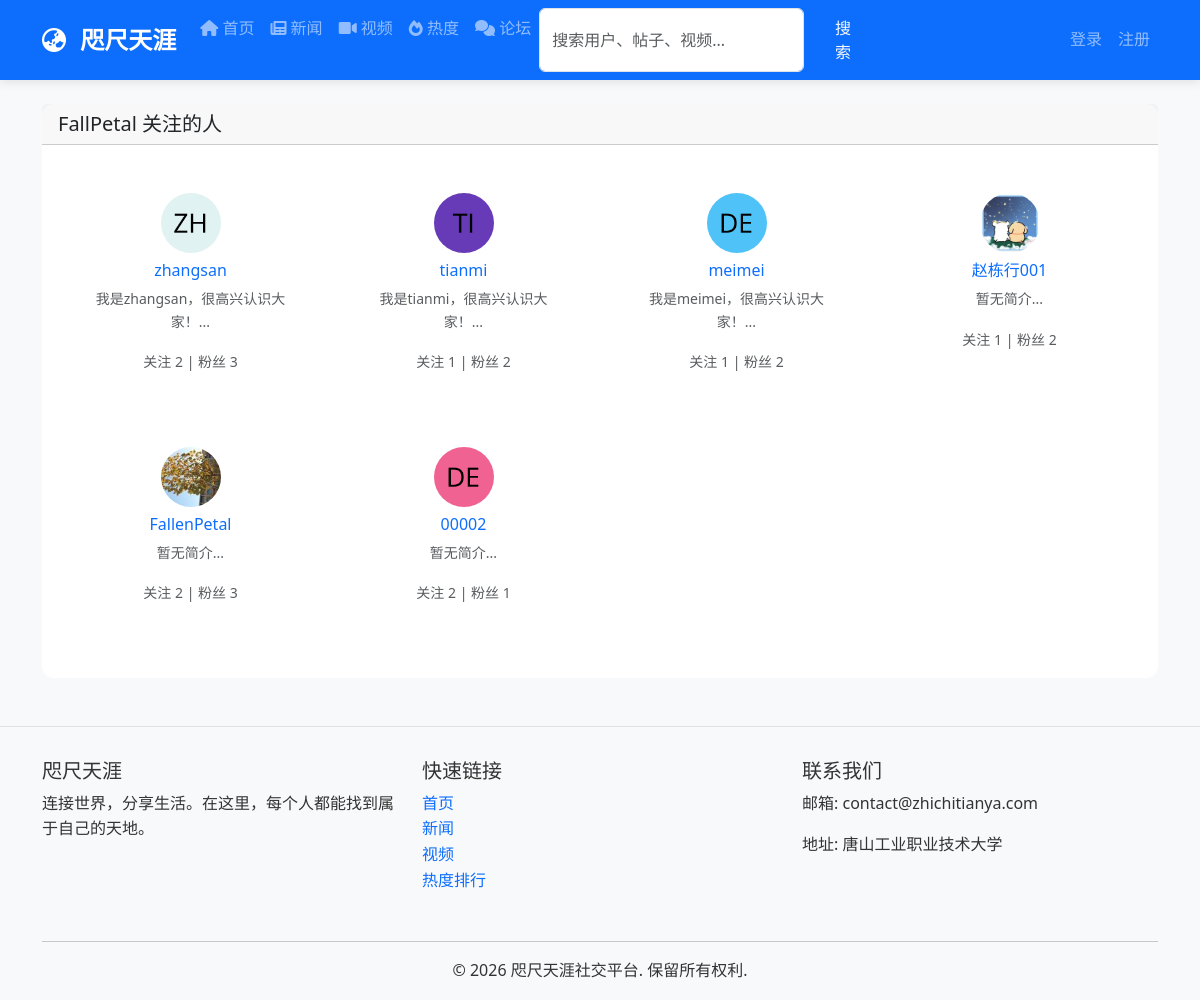
Screenshot of /user/FallPetal/following with the database file from the repository.
### models/__init__.py (models this page shows, shortened)
class User(UserMixin, db.Model):
    __tablename__ = 'users'
    id = db.Column(db.Integer, primary_key=True)
    username = db.Column(db.String(80), unique=True, nullable=False)
    email = db.Column(db.String(120), unique=True, nullable=False)
    password_hash = db.Column(db.String(120), nullable=False)
    avatar = db.Column(db.String(200), default='default_avatar.png')
    bio = db.Column(db.Text, default='')
    location = db.Column(db.String(100))
    website = db.Column(db.String(200))
    is_active = db.Column(db.Boolean, default=True)  # 用户是否被封禁
    is_banned = db.Column(db.Boolean, default=False)  # 是否被完全封禁
    can_post = db.Column(db.Boolean, default=True)    # 是否可以发帖
    can_video = db.Column(db.Boolean, default=True)   # 是否可以发视频
    can_comment = db.Column(db.Boolean, default=True)  # 是否可以评论
    is_admin = db.Column(db.Boolean, default=False)   # 是否为管理员
    join_date = db.Column(FlexibleDateTime, default=datetime.now)
    last_seen = db.Column(FlexibleDateTime, default=datetime.now)
    posts = db.relationship('Post', backref='author',
                            lazy=True, foreign_keys='Post.author_id')
    videos = db.relationship('Video', backref='uploader',
                             lazy=True, foreign_keys='Video.uploader_id')
    comments = db.relationship(
        'Comment', lazy=True, foreign_keys='Comment.author_id')
    sent_messages = db.relationship(
        'Message', backref='sender', lazy=True, foreign_keys='Message.sender_id')
    received_messages = db.relationship(
        'Message', backref='recipient', lazy=True, foreign_keys='Message.recipient_id')
    followers = db.relationship(
        'User', secondary='follows',
        primaryjoin='(Follows.followed_id == User.id)',  # 被关注的人
        secondaryjoin='(Follows.follower_id == User.id)',  # 关注者
        backref=db.backref('followed', lazy='dynamic'),
        lazy='dynamic'
    )
    post_likes = db.relationship('PostLike', backref='user', lazy=True)
    video_likes = db.relationship('VideoLike', backref='user', lazy=True)
    def get_following_count(self):
        return self.followed.count()
    def get_followers_count(self):
        return self.followers.count()

### app.py (the view)
@app.route('/user/<username>/following')
def show_following(username):
    user = User.query.filter_by(username=username).first_or_404()
    following = user.followed.all()
    return render_template('user_list.html', users=following, title=f'{username} 关注的人')

### app.py (called while the page is built)
@app.before_request
def check_user_permissions():
    if current_user.is_authenticated:
        if current_user.is_banned:
            from flask_login import logout_user
            logout_user()
            flash('您的账户已被封禁，请联系管理员解封。', 'danger')
            return redirect(url_for('login'))
        request_path = request.path
        if not current_user.can_post and request_path in ['/create_post', '/edit_post']:
            flash('您的发帖功能已被封禁，请联系管理员解封。', 'danger')
            return redirect(url_for('index'))
        if not current_user.can_video and request_path in ['/upload_video', '/edit_video']:
            flash('您的视频上传功能已被封禁，请联系管理员解封。', 'danger')
            return redirect(url_for('index'))
        if not current_user.can_comment and 'add_comment' in request_path:
            flash('您的评论功能已被封禁，请联系管理员解封。', 'danger')
            return redirect(request.referrer or url_for('index'))

@app.template_global()
def get_avatar_url(avatar_filename):
    if not avatar_filename:
        return "/static/uploads/avatars/default_avatar.png"
    avatar_filename = avatar_filename.replace('/static/uploads/avatars/', '').replace(
        'static/uploads/avatars/', '').replace('uploads/avatars/', '')
    return f"/static/uploads/avatars/{avatar_filename}"

@app.context_processor
def inject_news_utils():
    def get_last_news_update():
        """获取最新新闻的更新时间"""
        latest_news = News.query.order_by(News.timestamp.desc()).first()
        if latest_news:
            return latest_news.timestamp.strftime('%Y-%m-%d %H:%M')
        return None
    return dict(get_last_news_update=get_last_news_update)

### models/__init__.py (called while the page is built, shortened)
    def process_result_value(self, value, dialect):
        if value is None or value == '':
            return datetime.now()  # 使用本地时间
        return value

### templates/user_list.html (shortened to what this page needs)
{% extends "base.html" %}
{% block content %}
<div class="container mt-4">
  <div class="row">
    <div class="col-md-12">
      <div class="card">
        <div class="card-header">
          <h5 class="mb-0">{{ title }}</h5>
        </div>
        <div class="card-body">
          {% if users %}
          <div class="row">
            {% for user in users %}
            <div class="col-md-3 mb-3">
              <div class="card h-100">
                <div class="card-body text-center">
                  <a href="{{ url_for('profile', username=user.username) }}">
                    <img
                      src="{{ get_avatar_url(user.avatar) }}"
                      class="rounded-circle mx-auto mb-2"
                      style="width: 60px; height: 60px; object-fit: cover"
                      alt="头像"
                    />
                  </a>
                  <h6 class="card-title">
                    <a
                      href="{{ url_for('profile', username=user.username) }}"
                      class="text-decoration-none"
                    >
                      {{ user.username }}
                    </a>
                  </h6>
                  <p class="card-text small text-muted">
                    {{ user.bio[:50] if user.bio else '暂无简介' }}...
                  </p>
                  <div class="mb-2">
                    <small class="text-muted">
                      关注
                      <span class="following-count"
                        >{{ user.get_following_count() }}</span
                      >
                      | 粉丝
                      <span class="followers-count"
                        >{{ user.get_followers_count() }}</span
                      >
                    </small>
                  </div>
                </div>
              </div>
            </div>
            {% endfor %}
          </div>
          {% else %}
          <p class="text-muted text-center">暂无用户</p>
          {% endif %}
        </div>
      </div>
    </div>
  </div>
</div>
{% endblock %}

### static/css/style.css (style rules this page uses)
:root { --primary-color: #0d6efd; --secondary-color: #6c757d; --success-color: #198754; --info-color: #0dcaf0; --warning-color: #ffc107; --danger-color: #dc3545; --light-color: #f8f9fa; --dark-color: #212529; }
body { font-family: 'Segoe UI', Tahoma, Geneva, Verdana, sans-serif; background-color: #f8f9fa; color: #333; line-height: 1.6; padding-top: 0; margin: 0; }
.card { border: none; border-radius: 12px; transition: transform 0.3s ease, box-shadow 0.3s ease; background-color: #ffffff; }
.card-body { padding: 1.5rem; }

### rows the page displays
User: avatar (picture), username "zhangsan", bio "我是zhangsan，很高兴认识大家！", get_following_count "2", get_followers_count "3"
User: avatar (picture), username "tianmi", bio "我是tianmi，很高兴认识大家！", get_following_count "1", get_followers_count "2"
User: avatar (picture), username "meimei", bio "我是meimei，很高兴认识大家！", get_following_count "1", get_followers_count "2"
User: avatar (picture), username "赵栋行001", bio "暂无简介", get_following_count "1", get_followers_count "2"
User: avatar (picture), username "FallenPetal", bio "暂无简介", get_following_count "2", get_followers_count "3"
User: avatar (placeholder picture), username "00002", bio "暂无简介", get_following_count "2", get_followers_count "1"

### other values shown
{{ title }} "FallPetal 关注的人"
